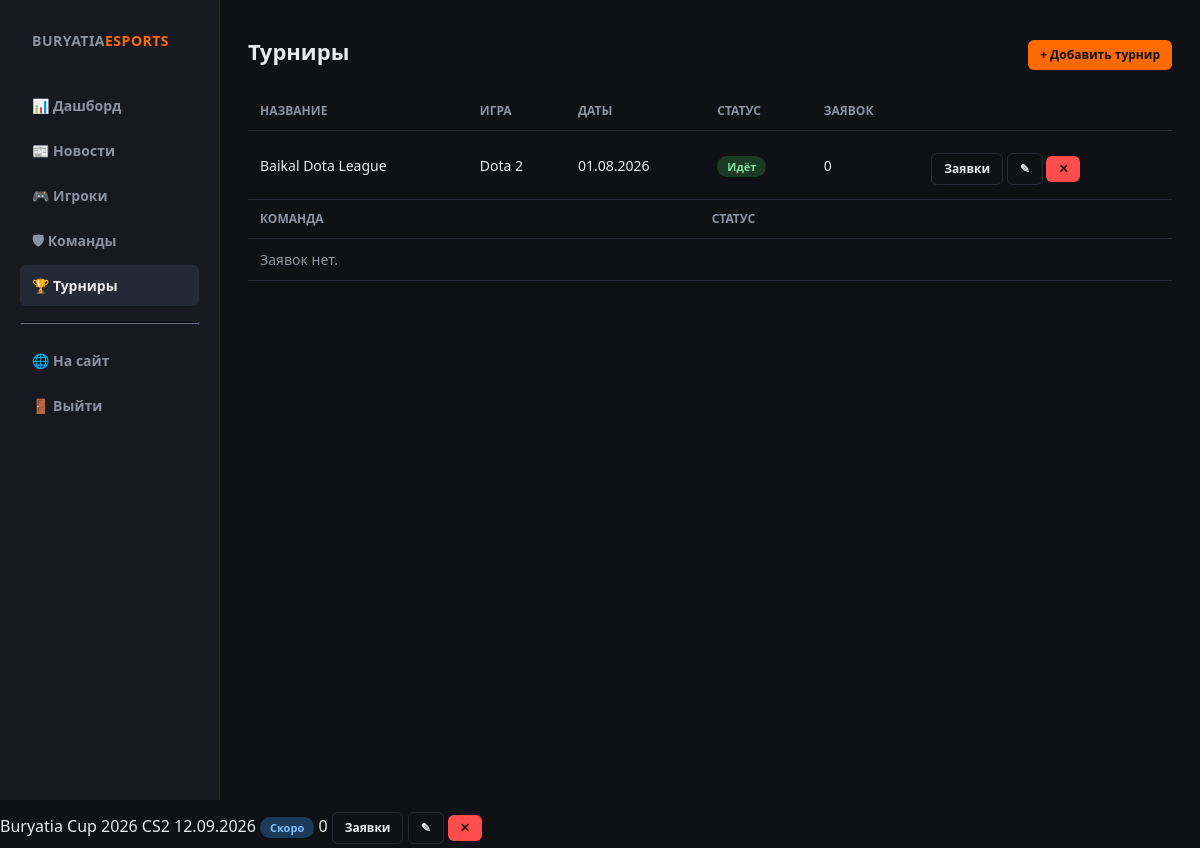
Page /admin/tournaments (signed in) on the committed database.
### app.py (models this page shows)
class Tournament(db.Model):
    id = db.Column(db.Integer, primary_key=True)
    title = db.Column(db.String(160), nullable=False)
    game = db.Column(db.String(80))
    description = db.Column(db.Text)
    prize_pool = db.Column(db.String(80))
    start_date = db.Column(db.Date)
    end_date = db.Column(db.Date)
    status = db.Column(db.String(20), default="upcoming")  # upcoming/ongoing/finished
    cover = db.Column(db.String(255))
    created_at = db.Column(db.DateTime, default=datetime.utcnow)
    registrations = db.relationship("TournamentRegistration", backref="tournament", lazy=True)

### app.py (the view)
@app.route("/admin/tournaments")
@login_required
def admin_tournaments():
    tournaments = Tournament.query.order_by(Tournament.id.desc()).all()
    return render_template("admin/tournaments.html", tournaments=tournaments)

### app.py (called while the page is built)
@login_manager.user_loader
def load_user(user_id):
    return Admin.query.get(int(user_id))

### templates/admin/tournaments.html (shortened to what this page needs)
{% extends "admin/base_admin.html" %}
{% block admin_content %}
<div class="section-title">
  <h1 style="font-size:22px;margin:0">Турниры</h1>
  <label for="modal-add-tournament" class="btn btn-accent btn-sm">+ Добавить турнир</label>
</div>
<table>
  <thead><tr><th>Название</th><th>Игра</th><th>Даты</th><th>Статус</th><th>Заявок</th><th></th></tr></thead>
  <tbody>
    {% for t in tournaments %}
    <tr>
      <td>{{ t.title }}</td>
      <td>{{ t.game or '—' }}</td>
      <td>{{ t.start_date.strftime('%d.%m.%Y') if t.start_date else '—' }}</td>
      <td><span class="status-badge status-{{ t.status }}">{{ {'upcoming':'Скоро','ongoing':'Идёт','finished':'Завершён'}[t.status] }}</span></td>
      <td>{{ t.registrations|length }}</td>
      <td style="white-space:nowrap">
        <label for="modal-regs-{{ t.id }}" class="btn btn-outline btn-sm">Заявки</label>
        <label for="modal-edit-t-{{ t.id }}" class="btn btn-outline btn-sm">✎</label>
        <form method="post" action="{{ url_for('admin_tournaments_delete', tournament_id=t.id) }}" style="display:inline" onsubmit="return confirm('Удалить турнир?')">
          <button class="btn btn-red btn-sm">✕</button>
        </form>
      </td>
    </tr>
    <div class="modal">
      <div class="modal-box">
        <table>
          <thead><tr><th>Команда</th><th>Статус</th><th></th></tr></thead>
          <tbody>
            {% for reg in t.registrations %}
            <tr>
              <td>{{ reg.team.name }}</td>
              <td><span class="status-badge status-{{ reg.status }}">{{ {'pending':'Ожидает','approved':'Принята','rejected':'Отклонена'}[reg.status] }}</span></td>
              <td style="white-space:nowrap">
                <form method="post" action="{{ url_for('admin_registration_action', reg_id=reg.id, action='approve') }}" style="display:inline">
                  <button class="btn btn-green btn-sm">✓</button>
                </form>
                <form method="post" action="{{ url_for('admin_registration_action', reg_id=reg.id, action='reject') }}" style="display:inline">
                  <button class="btn btn-red btn-sm">✕</button>
                </form>
              </td>
            </tr>
            {% else %}
            <tr><td colspan="3" style="color:var(--muted)">Заявок нет.</td></tr>
            {% endfor %}
          </tbody>
        </table>
      </div>
    </div>
    {% else %}
    <tr><td colspan="6" style="color:var(--muted)">Турниров пока нет.</td></tr>
    {% endfor %}
  </tbody>
</table>
{% endblock %}

### static/css/style.css (style rules this page uses)
:root { --bg:#0f1115; --bg-alt:#161920; --card:#1b1f28; --border:#272c36; --text:#e8eaed; --muted:#8b93a1; --accent:#ff6a00; --accent2:#3ea6ff; --green:#3fcf7f; --red:#ff4d4d; }
* { box-sizing:border-box }
body { margin:0; font-family:"Segoe UI",Roboto,Arial,sans-serif; background:var(--bg); color:var(--text); line-height:1.5; }
.btn { display:inline-block;padding:9px 18px;border-radius:6px; font-weight:700;font-size:13px;cursor:pointer;border:none; }
.btn-accent { background:var(--accent);color:#111 }
.btn-outline { background:transparent;border:1px solid var(--border);color:var(--text) }
.btn-sm { padding:6px 12px;font-size:12px }
.btn-red { background:var(--red);color:#210 }
.section-title { display:flex;align-items:center;justify-content:space-between; margin-bottom:18px; }
table { width:100%;border-collapse:collapse;font-size:14px }
table th,table td { padding:10px 12px;border-bottom:1px solid var(--border);text-align:left }
table th { color:var(--muted);font-weight:700;font-size:12px;text-transform:uppercase }
label { display:block;font-size:13px;color:var(--muted);margin:12px 0 4px;font-weight:600 }
.status-badge { padding:3px 10px;border-radius:10px;font-size:11px;font-weight:700 }
.status-upcoming { background:#1c3b5a;color:#7fc2ff }
.status-ongoing { background:#1c3b25;color:#7fe0a0 }
.modal { display:none;position:fixed;inset:0;background:rgba(0,0,0,.6); align-items:center;justify-content:center;z-index:100; }
.modal-box { background:var(--card);border:1px solid var(--border);border-radius:10px; padding:24px;max-width:520px;width:90%;max-height:85vh;overflow-y:auto; }

### rows in the picture
Tournament: title "Baikal Dota League", game "Dota 2", start_date "01.08.2026", status "Идёт", registrations|length "0"
Tournament: title "Buryatia Cup 2026", game "CS2", start_date "12.09.2026", status "Скоро", registrations|length "0"
